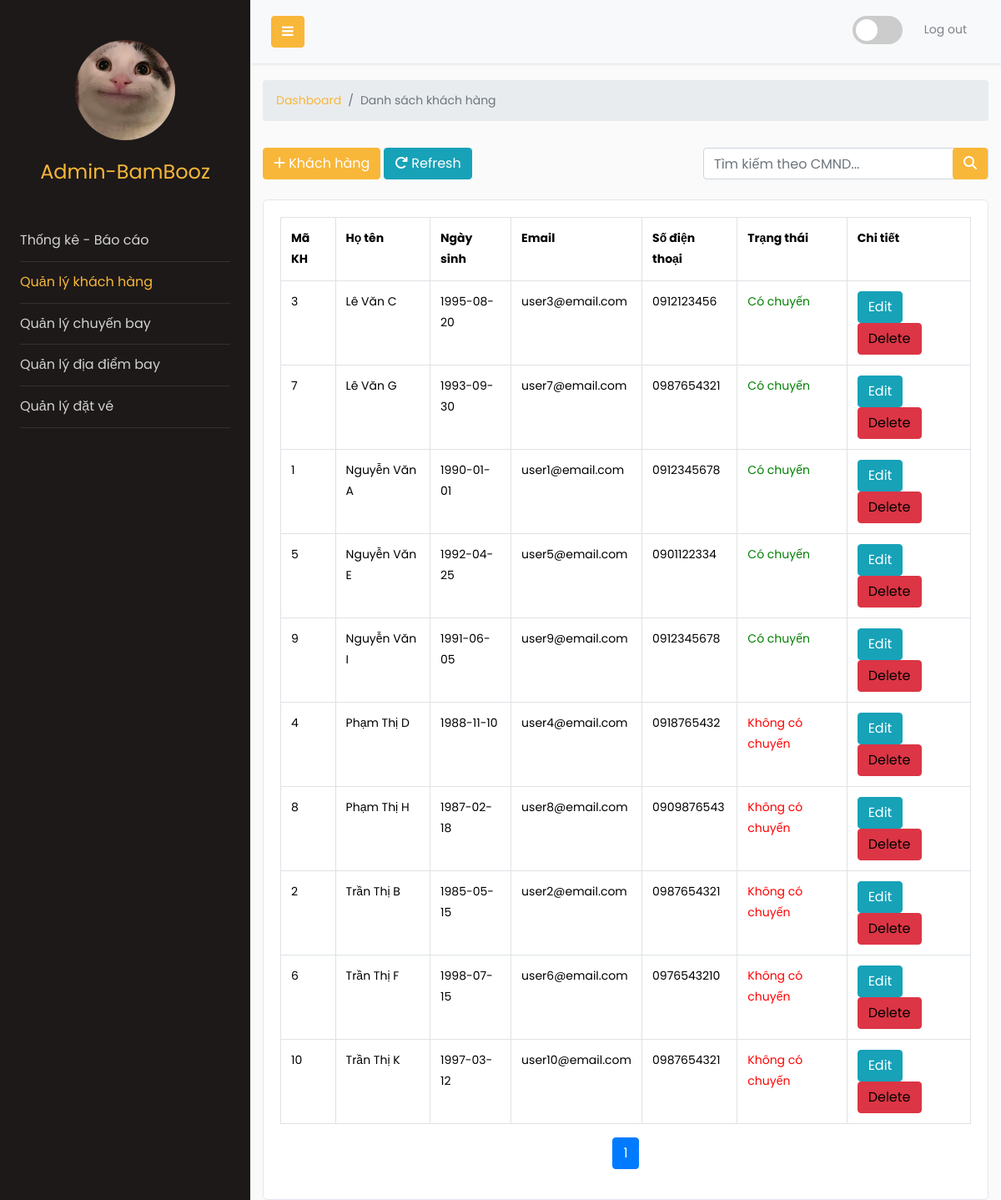
/html/service/search_customer.php, run on the app's committed database.
### tables this page shows
CREATE TABLE Customer
(
    id          INTEGER PRIMARY KEY AUTO_INCREMENT,
    fullName    VARCHAR(255),
    address     VARCHAR(255),
    phone       VARCHAR(20),
    CMND        VARCHAR(200),
    visaCreated BOOLEAN,
    username    VARCHAR(255) UNIQUE,
    password    VARCHAR(255),
    birth_date  DATE,
    email       VARCHAR(255)
);

### html/service/search_customer.php (called while the page is built, shortened)
<?php
include_once("../../model/entity/Customer.php");
$database = new Database();
$db = $database->Connect();
$customer = new Customer($db);
$search_term = isset($_GET['s']) ? $_GET['s'] : '';
$stmt = $customer->search($search_term, $from_record_num, $records_per_page);
$total_rows = $customer->countAll_BySearch($search_term);
include_once "../admin/read_customer.php";
?>

### model/entity/Customer.php (called while the page is built, shortened)
<?php
class Customer{
    public function search($search_term, $from_record_num, $records_per_page) {
        $conn= Database::Connect();
        $query = "SELECT
                        id, fullName, birth_date, email, phone, visaCreated
                    FROM
                        Customer
                    WHERE
                        CMND like ?
                    ORDER BY
                        fullName ASC
                    LIMIT
                        ?, ?";
        $stmt = $conn->prepare($query);
        $search_term = "%{$search_term}%";
        $stmt->bindParam(1, $search_term);
        $stmt->bindParam(2, $from_record_num, PDO::PARAM_INT);
        $stmt->bindParam(3, $records_per_page, PDO::PARAM_INT);
        $stmt->execute();
        return $stmt;
    }
    public function countAll_BySearch($search_term) {
        $conn= Database::Connect();
        $query = "SELECT
                        COUNT(*) as total_rows
                    FROM
                        Customer
                    WHERE
                        CMND LIKE ?";
        $stmt = $conn->prepare($query);
        $search_term = "%{$search_term}%";
        $stmt->bindParam(1, $search_term);
        $stmt->execute();
        $row = $stmt->fetch(PDO::FETCH_ASSOC);
        return $row['total_rows'];
    }
}
?>

### html/admin/read_customer.php (the view, shortened to what this page needs)
<!DOCTYPE html>
<html lang="en">
    <head>
        <link href="../../assets/vendor/bootstrap/css/bootstrap.min.css" rel="stylesheet">
        <link href="../../assets/vendor/bootstrap-icons/bootstrap-icons.css" rel="stylesheet">
        <link href="../../assets/vendor/boxicons/css/boxicons.min.css" rel="stylesheet">
        <link href="../../assets/vendor/glightbox/css/glightbox.min.css" rel="stylesheet">
        <link href="../../assets/vendor/remixicon/remixicon.css" rel="stylesheet">
        <link href="../../assets/vendor/swiper/swiper-bundle.min.css" rel="stylesheet">
        <link rel="stylesheet" href="https://cdnjs.cloudflare.com/ajax/libs/font-awesome/6.4.2/css/all.min.css" />
        <link rel="stylesheet" href="https://stackpath.bootstrapcdn.com/font-awesome/4.7.0/css/font-awesome.min.css">
        <link href="../../assets/css/adminStyle.css" rel="stylesheet">
        <link rel="stylesheet" href="https://cdnjs.cloudflare.com/ajax/libs/toastr.js/latest/css/toastr.min.css">
    </head>
    <body>
        <div id="container">
            <div class="wrapper d-flex align-items-stretch">
            <nav id="sidebar">
            <div class="p-4 pt-5">
            <a href="#" class="img logo rounded-circle" style="background-image: url(../../assets//img/beluga.jpg);"></a>
            <h4 class="logo-name"><a href="#">Admin-BamBooz</a></h4>
                <ul class="list-unstyled components mb-5">
                    <li>
                        <a href="./index.php">Thống kê - Báo cáo</a>
                    </li>
                    <li class="active">
                        <a href="./customer.php">Quản lý khách hàng</a>
                    </li>
                    <li>
                        <a href="./flight.php">Quản lý chuyến bay</a>
                    </li>
                    <li>
                        <a href="./address.php">Quản lý địa điểm bay</a>
                    </li>
                    <li>
                        <a href="./booking.php">Quản lý đặt vé</a>
                    </li>
                </ul>
            </div>
        </nav>
                <div id="content">
                    <nav class="content-navbar navbar navbar-expand-lg navbar-light bg-light">
                        <div class="container-fluid">
                            <button type="button" id="sidebarCollapse" class="btn btn-primary">
                            <i class="fa fa-bars"></i>
                            </button>
                            <div class="" id="navbarSupportedContent">
                            <ul class="nav ml-auto">
                                <li class="nav-item" style="margin-top: 4px; margin-right: 10px;">
                                    <label class="switch">
                                        <span class="slider round"></span>
                                    </label>
                                </li>
                                <li class="nav-item">
                                    <a class="nav-link" href="../user/index.php">Log out</a>
                                </li>
                            </ul>
                            </div>
                        </div>
                    </nav>
                    <div class="content-header">
                        <div class="container-fluid">
                            <div class="row mb-2">
                                <div class="col-sm-12">
                                    <ol class="breadcrumb">
                                        <li class="breadcrumb-item">
                                            <a href="./index.php">Dashboard</a>
                                        </li>
                                        <li class="breadcrumb-item active">
                                            Danh sách khách hàng
                                        </li>
                                    </ol>
                                </div>
                            </div>
                        </div>
                        <section class="content">
                            <div class="container-fluid">
                                <div class="row py-2">
                                    <div class="col-12 d-flex justify-content-between">
                                        <div>
                                            <a href="./customer-add.php" type="button" class="btn btn-primary">
                                                <i class="fas fa-plus"></i> Khách hàng
                                            </a>
                                            <a href="./customer.php" type="button" class="btn btn-info">
                                                <i class="fas fa-redo"></i> Refresh
                                            </a>
                                        </div>
                                        <div class="d-flex mb-3">
                                            <?php
                                                echo "<form role='search' action='../service/search_customer.php'>";
                                                $search_value=isset($search_term) ? "value='{$search_term}'" : "";
                                                    echo "<input type='text' class='form-control' placeholder='Tìm kiếm theo CMND...' style='position: relative;' name='s' id='srch-term' required {$search_value} > ";
                                                    echo "<div class='input-group-append mr-3' style='position: absolute; right: 0;top: 0;'><button type='submit' class='btn btn-primary'><i class='fas fa-search'></i></button></div>";
                                                echo "</form>";
                                            ?>
                                        </div>
                                    </div>
                                </div>
                                <div class="row">
                                    <div class="col-12">
                                        <div class="card">
                                            <div class="card-body">
                                                <?php
                                                    if($total_rows>0){
                                                        echo "<table class='table table-hover table-bordered'>";
                                                            echo "<tr>";
                                                                echo "<th>Mã KH</th>";
                                                                echo "<th>Họ tên</th>";
                                                                echo "<th>Ngày sinh</th>";
                                                                echo "<th>Email</th>";
                                                                echo "<th>Số điện thoại</th>";
                                                                echo "<th>Trạng thái</th>";
                                                                echo "<th>Chi tiết</th>";
                                                            echo "</tr>";
                                                            while ($row = $stmt->fetch(PDO::FETCH_ASSOC)){
                                                                    $customer_id = $row['id'];
                                                                    $fullName = $row['fullName'];
                                                                    $birthDate = $row['birth_date'];
                                                                    $email = $row['email'];
                                                                    $phone = $row['phone'];
                                                                    $visaCreated = $row['visaCreated'];
                                                                echo "<tr>";
                                                                    echo "<td>{$customer_id}</td>";
                                                                    echo "<td>{$fullName}</td>";
                                                                    echo "<td>{$birthDate}</td>";
                                                                    echo "<td>{$email}</td>";
                                                                    echo "<td>{$phone}</td>";
                                                                    echo "<td style='color: " . ($visaCreated ? 'green' : 'red') . "'>" . ($visaCreated ? 'Có chuyến' : 'Không có chuyến') . "</td>";
                                                                    echo "<td>";
                                                                        echo "
                                                                        <a href='customer-detail.php?id={$customer_id}' class='btn btn-info left-margin'>
                                                                        <span class='glyphicon glyphicon-edit'></span> Edit
                                                                        </a>
                                                                        <a delete-id='{$customer_id}' name='delete-object' id='delete-object' class='btn btn-danger delete-object'>
                                                                        <span class='glyphicon glyphicon-remove'></span> Delete
                                                                        </a>";
                                                                    echo "</td>";
                                                                echo "</tr>";
                                                            }
                                                        echo "</table>";
                                                        include_once 'paging.php';
                                                    }
                                                    else{
                                                        echo "<div class='alert alert-info'>No products found.</div>";
                                                    }
                                                ?>
                                            </div>
                                        </div>
                                    </div>
                                </div>
                            </div>
                        </section>
                    </div>
                </div>
            </div>
        </div>
    </body>
</html>

### data on the page
customer: id "3", fullName "Lê Văn C", birth_date "1995-08-20", email "user3@email.com", phone "0912123456", visaCreated "Có chuyến"
customer: id "7", fullName "Lê Văn G", birth_date "1993-09-30", email "user7@email.com", phone "0987654321", visaCreated "Có chuyến"
customer: id "1", fullName "Nguyễn Văn A", birth_date "1990-01-01", email "user1@email.com", phone "0912345678", visaCreated "Có chuyến"
customer: id "5", fullName "Nguyễn Văn E", birth_date "1992-04-25", email "user5@email.com", phone "0901122334", visaCreated "Có chuyến"
customer: id "9", fullName "Nguyễn Văn I", birth_date "1991-06-05", email "user9@email.com", phone "0912345678", visaCreated "Có chuyến"
customer: id "4", fullName "Phạm Thị D", birth_date "1988-11-10", email "user4@email.com", phone "0918765432", visaCreated "Không có chuyến"
customer: id "8", fullName "Phạm Thị H", birth_date "1987-02-18", email "user8@email.com", phone "0909876543", visaCreated "Không có chuyến"
customer: id "2", fullName "Trần Thị B", birth_date "1985-05-15", email "user2@email.com", phone "0987654321", visaCreated "Không có chuyến"
customer: id "6", fullName "Trần Thị F", birth_date "1998-07-15", email "user6@email.com", phone "0976543210", visaCreated "Không có chuyến"
customer: id "10", fullName "Trần Thị K", birth_date "1997-03-12", email "user10@email.com", phone "0987654321", visaCreated "Không có chuyến"
